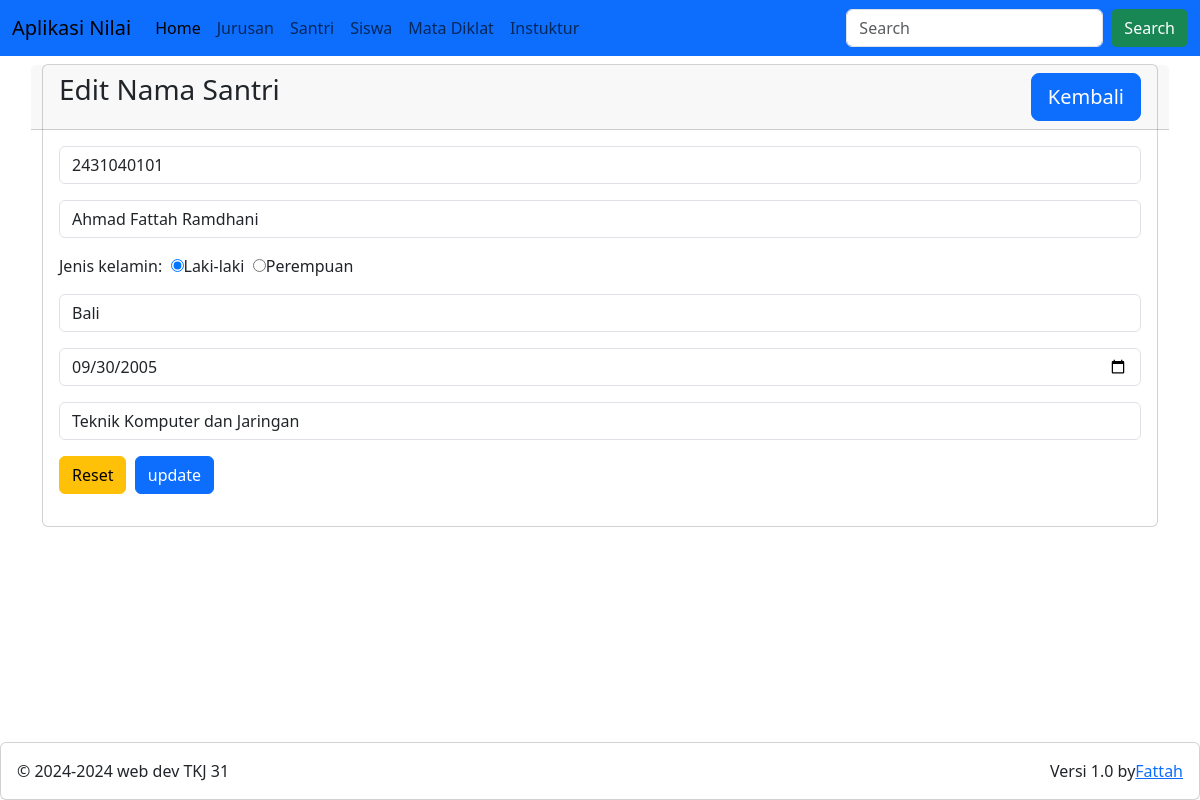
Page /?m=santri&s=edit&id=11 on the committed database.
### tables this page shows
CREATE TABLE `students` (
  `id` int(11) NOT NULL,
  `nis` varchar(10) NOT NULL,
  `name` varchar(100) DEFAULT NULL,
  `gender` varchar(10) DEFAULT NULL,
  `pob` varchar(75) DEFAULT NULL,
  `dob` date DEFAULT NULL,
  `major_id` int(11) NOT NULL
);

CREATE TABLE `majors` (
  `id` int(11) NOT NULL,
  `name` varchar(75) DEFAULT NULL,
  `capacity` int(11) DEFAULT NULL,
  `fill` int(11) DEFAULT NULL
);

### santri/edit.php (the view, shortened to what this page needs)
<div class="row">
    <div class="col-12">
        <div class="card">
            <div class="card-header row">
                <div class="card-title h3 col-8"> Edit Nama Santri</div>
                <div class="col-4">
                      <a href="?m=santri&s=view" class="btn btn-lg btn-primary float-end">Kembali</a>
                </div>
            </div>
           <?php
            include_once ('config.php');
            $id = $_GET ['id'];
            $sql = "SELECT * FROM students WHERE id='$id'";
            $query = mysqli_query($con, $sql);
            $r = mysqli_fetch_array($query);
            ?>
            <div class="card-body">
                <form action="?m=santri&s=update" method="post">
                    <div class="mb-3">
                        <input type="text" name="nis" value="<?=$r['nis']?>" class="form-control" placeholder="No Induk Santri" required autofocus>
                    </div>
                    <div class="mb-3">
                        <input type="text" name="name" value="<?=$r['name']?>" class="form-control" placeholder="Nama Santri" required>
                    </div>
                    <div class="mb-3">
                    <label for="">Jenis kelamin:</label>&nbsp;
                        <input type="radio" name="gender" value="Laki-laki" <?= $r ['gender']=='Laki-laki'? 'checked' : '' ?>>Laki-laki&nbsp;
                        <input type="radio" name="gender" value="perempuan" <?= $r ['gender']=='Perempuan'? 'checked' : '' ?>>Perempuan
                    </div>
                    <div class="mb-3">
                        <input type="text" name="pob"  value="<?=$r['pob']?>" class="form-control" placeholder="Tempat Lahir" required autofocus>
                    </div>
                    <div class="mb-3">
                        <input type="date" name="dob"  value="<?=$r['dob']?>" class="form-control" placeholder="Tanggal Lahir" required autofocus>
                    </div>
                    <div class="mb-3">
                    <select name="major_id" class="form-control" required>
                                <?php
                                    include_once('config.php');
                                    $sql2 = "SELECT id, name FROM majors";
                                    $query2 = mysqli_query($con, $sql2);
                                    while ($r2 = mysqli_fetch_array($query2)){
                                    ?>
                                        <option value="<?=$r2['id']?>" <?= $r2['id']==$r['major_id'] ? 'selected' : '' ?>><?=$r2['name']?></option>
                                    <?php } ?>
                            </select>
                    </div>
                    <div class="mb-3">
                        <input type="reset" class="btn btn-warning">&nbsp;
                        <input type="submit" name="update" value="update" class="btn btn-primary">
                    </div>
                </form>
            </div>
        </div>
    </div>
</div>

### index.php (style rules this page uses)
body { background-image: url("images/prof4.jpg"); background-size: cover; background-repeat: no-repeat; }

### rows in the picture
students: nis "2431040101", name "Ahmad Fattah Ramdhani", gender "☑", pob "Bali", dob "09/30/2005", major_id "Teknik Komputer dan Jaringan"
